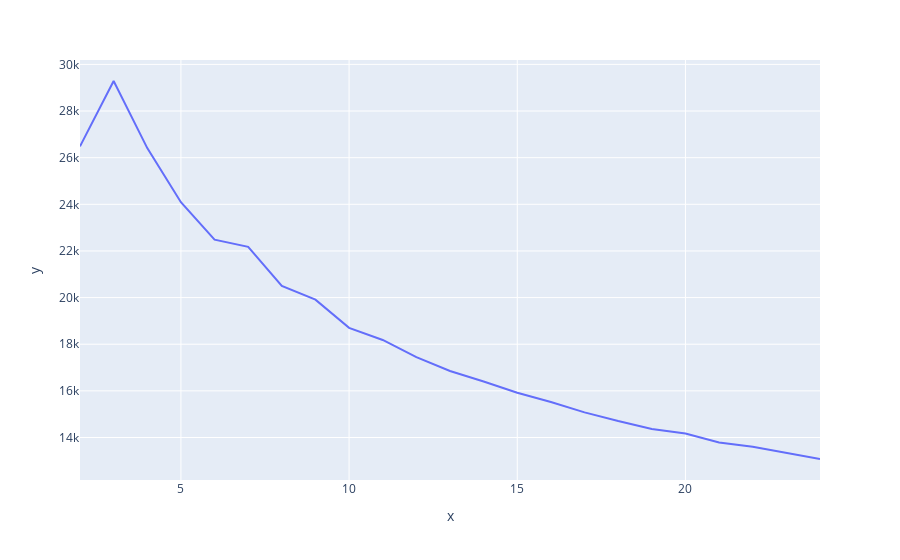

Notebook cell for this chart:
### Code cell
px.line(x=num_clusters,y=cosCalinskis)

### Figure 1 — Plotly figure (JSON) as saved in the notebook; plotly's stock layout.template omitted (floating-point values rounded to 4 significant figures)
{"data": [{"hovertemplate": "x=%{x}<br>y=%{y}<extra></extra>", "legendgroup": "", "line": {"color": "#636efa", "dash": "solid"}, "marker": {"symbol": "circle"}, "mode": "lines", "name": "", "orientation": "v", "showlegend": false, "type": "scatter", "x": [2, 3, 4, 5, 6, 7, 8, 9, 10, 11, 12, 13, 14, 15, 16, 17, 18, 19, 20, 21, 22, 23, 24], "xaxis": "x", "y": [26480.0, 29290.0, 26410.0, 24090.0, 22480.0, 22180.0, 20500.0, 19910.0, 18700.0, 18180.0, 17450.0, 16850.0, 16400.0, 15920.0, 15520.0, 15080.0, 14700.0, 14370.0, 14170.0, 13780.0, 13600.0, 13350.0, 13080.0], "yaxis": "y"}], "layout": {"legend": {"tracegroupgap": 0}, "margin": {"t": 60}, "xaxis": {"anchor": "y", "domain": [0, 1], "title": {"text": "x"}}, "yaxis": {"anchor": "x", "domain": [0, 1], "title": {"text": "y"}}}}
